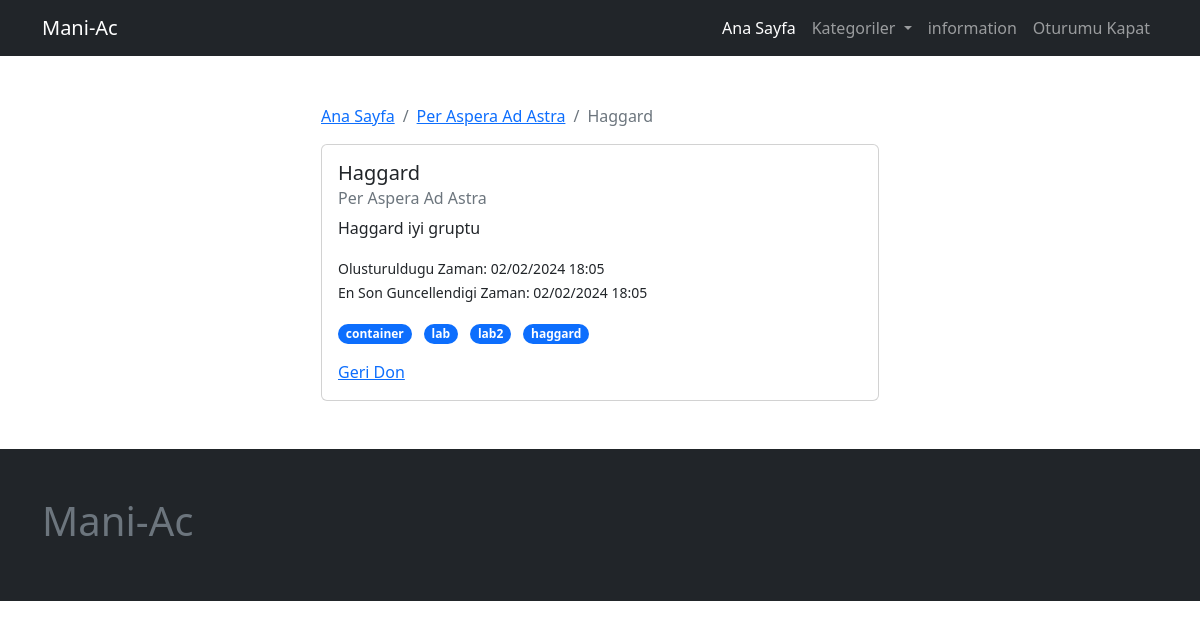
Page /todo/per-aspera-ad-astra/1/ (signed in) on the committed database.
### page/models.py (models this page shows, shortened)
class Page(models.Model):
    user = models.ForeignKey(User, on_delete=models.CASCADE)
    slug =  AutoSlugField(populate_from='title', unique=True, )
    title = models.CharField(max_length=200)
    cover_image = models.ImageField(upload_to='page/', blank=True, null=True)
    content = tinymce_models.HTMLField( blank=True, null=True)
    is_active = models.BooleanField(default=False)
    created_at = models.DateTimeField(auto_now_add=True)
    updated_at = models.DateTimeField(auto_now=True)
    def get_absolute_url(self):
        return reverse(
            'page:page_view',
            kwargs={
                "page_slug": self.slug
            }
        )

### todo/models.py (models this page shows, shortened)
class Todo(models.Model):
    user = models.ForeignKey(User, on_delete=models.CASCADE)
    tag = models.ManyToManyField(TodoTag)
    category = models.ForeignKey(TodoCategory, on_delete=models.SET_NULL, null=True)
    title = models.CharField(max_length=200)
    content = models.TextField(blank=True, null=True)
    is_active = models.BooleanField(default=False)
    created_at = models.DateTimeField(auto_now_add=True)
    updated_at = models.DateTimeField(auto_now=True)

class TodoCategory(models.Model):
    title = models.CharField(max_length=200)
    slug = AutoSlugField(populate_from='title', unique=True, )
    is_active = models.BooleanField(default=False)
    created_at = models.DateTimeField(auto_now_add=True)
    updated_at = models.DateTimeField(auto_now=True)
    def __str__(self):
        return self.title
    def get_absolute_url(self):
        return reverse(
            'todo:category_view',
            kwargs={
                "category_slug": self.slug
            }
        )

class TodoTag(models.Model):
    title = models.CharField(max_length=200)
    slug = AutoSlugField(populate_from='title', unique=True, )
    is_active = models.BooleanField(default=False)
    created_at = models.DateTimeField(auto_now_add=True)
    updated_at = models.DateTimeField(auto_now=True)
    def __str__(self):
        return self.title
    def get_absolute_url(self):
        return reverse(
            'todo:tag_view',
            kwargs={
                "tag_slug": self.slug
            }
        )

### todo/views.py (the view)
# urls.py: path('<slug:category_slug>/<int:id>/', todo_detail_view, name='todo_detail_view'), # todo detail
@login_required(login_url='/admin/login/')
def todo_detail_view(request, category_slug, id):
    todo = get_object_or_404(Todo, category__slug=category_slug, pk=id, user=request.user)
    context = dict(
        todo=todo,
    )
    return render(request, 'todo/todo_detail.html', context)

### config/global_context_processor.py (called while the page is built)
def global_todo_categories_context(request):
    categories = TodoCategory.objects.filter(is_active=True)
    return dict(
        global_todo_categories=TodoCategory.objects.filter(is_active=True)
    )

def global_page_context(request):
    pages = Page.objects.filter(is_active=True)
    return dict(
        global_pages=Page.objects.filter(is_active=True)
    )

### todo/templates/todo/todo_detail.html
{% extends 'core/base.html' %}
{% block container %}
<div class="col-sm-6 offset-sm-3">
    <nav aria-label="breadcrumb">
        <ol class="breadcrumb">
          <li class="breadcrumb-item"><a href="/">Ana Sayfa</a></li>
          <li class="breadcrumb-item"><a href="{{ todo.category.get_absolute_url }}">{{ todo.category.title }}</a></li>
          <li class="breadcrumb-item active" aria-current="page">{{ todo.title }}</li>
        </ol>
      </nav>
    <div class="card">
        <div class="card-body">
            <h5 class="card-title">{{ todo.title }}</h5>
            <h6 class="card-subtitle mb-2 text-muted">{{ todo.category }}</h6>
            <p class="card-text">{{ todo.content }}</p>
            <ul class="list-unstyled fs-6">
                <li><small>Olusturuldugu Zaman: {{ todo.created_at|date:"d/m/Y H:s" }}</small></li>
                <li><small>En Son Guncellendigi Zaman: {{ todo.updated_at|date:"d/m/Y H:s" }}</small></li>
            </ul>
            <ul class="list-inline">
                {% for tag in todo.tag.all %}
                <li class="list-inline-item">
                    <a href="{{ tag.get_absolute_url }}" class="">
                        <span class="badge rounded-pill text-bg-primary">{{ tag }}</span>
                    </a>
                </li>
                {% endfor %}
            </ul>
            <a href="/" class="card-link">Geri Don</a>
        </div>
    </div>
</div>
{% endblock container %}

### templates/core/navbar.html (shortened to what this page needs)
<nav class="navbar navbar-expand-lg bg-dark navbar-dark">
    <div class="container">
        <a class="navbar-brand" href="/">Mani-Ac</a>
        <div class="collapse navbar-collapse" id="navbarNavAltMarkup">
            <ul class="navbar-nav ms-auto">
                <li class="nav-item">
                    <a class="nav-link active" aria-current="page" href="/">Ana Sayfa</a>
                </li>
                <li class="nav-item dropdown">
                    <a class="nav-link dropdown-toggle" href="#" role="button" data-bs-toggle="dropdown"
                        aria-expanded="false">
                        Kategoriler
                    </a>
                </li>
                {% for page in global_pages %}
                    <li class="nav-item">
                        <a class="nav-link" aria-current="page" href="{{ page.get_absolute_url }}">{{ page.title  }}</a>
                    </li>
                {% endfor %}
                {% if request.user.is_authenticated %}
                <li class="nav-item">
                    <a class="nav-link" aria-current="page" href="{% url 'logout_view' %}">Oturumu Kapat</a>
                </li>
                {% endif %}
            </ul>
        </div>
    </div>
</nav>

### rows in the picture
Page: title "information"
Todo: category "Per Aspera Ad Astra", title "Haggard", content "Haggard iyi gruptu", created_at "02/02/2024 18:05", updated_at "02/02/2024 18:05"
TodoTag: title "container"
TodoTag: title "lab"
TodoTag: title "lab2"
TodoTag: title "haggard"
